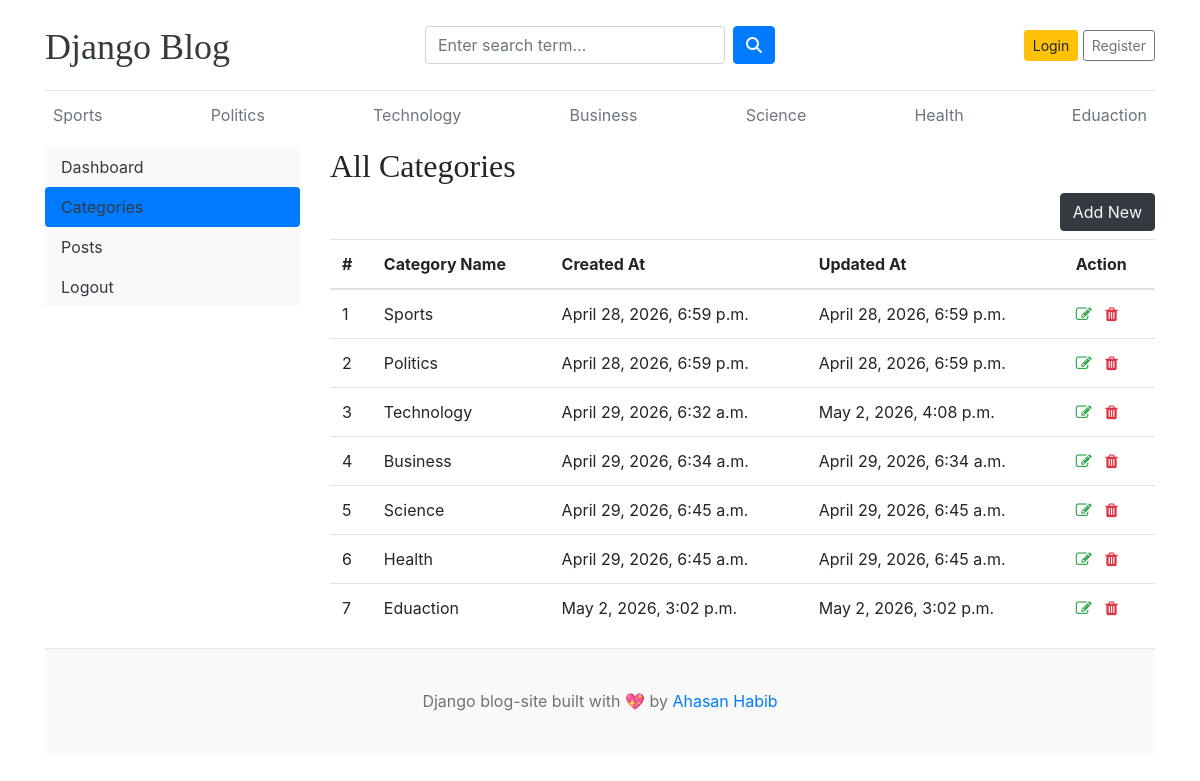
/dashboard/categories/, run on the app's committed database.
### blogs/models.py (models this page shows)
class Category(models.Model):
    category_name = models.CharField(max_length = 50, unique= True)
    created_at = models.DateTimeField(auto_now_add=True)
    updated_at = models.DateTimeField(auto_now=True)
    class Meta:
        verbose_name_plural = 'Categories'
    def __str__(self):
        return self.category_name

### dashboard/views.py (the view)
# urls.py: path('categories/', views.categories, name='categories'),
def categories(request):
    categories = Category.objects.all()
    context = {
        'categories': categories,
    }
    return render(request, 'dashboard/categories.html', context)

### blogs/context_processors.py (called while the page is built)
def get_categories(request):
    categories = Category.objects.all()
    return dict(categories=categories)

def social_links(request):
    return {'social_links': SocialLink.objects.all()}

### templates/dashboard/categories.html (shortened to what this page needs)
{% extends "base.html" %}
{% block  content %}
<div class="row">
   {% include 'dashboard/sidebar.html' %}
    <div class="col-md-9">
        <h2>All Categories</h2>
        <a href="{% url 'add_category'%}" class="btn btn-dark text-light float-right mb-2">Add New</a>
        <table class="table table-hover">
            <thead>
                <tr>
                    <th>#</th>
                    <th>Category Name</th>
                    <th>Created At</th>
                    <th>Updated At </th>
                    <th>Action</th>
                </tr>
            </thead>
            <tbody>
                {% for cat in categories %}
                <tr>
                    <td>{{ forloop.counter}}</td>
                    <td>{{ cat}}</td>
                    <td>{{cat.created_at}}</td>
                    <td>{{cat.updated_at}}</td>
                    <td>
                        <a href="{% url 'edit_category' cat.id%}" style="cursor: pointer;"><i class="fa fa-edit text-success"></i></a>
                        <a href="{% url 'delete_category' cat.id %}" style="cursor: pointer;"><i class="fa fa-trash text-danger"></i></a>
                </tr>
                {% endfor %}
            </tbody>
        </table>
    </div>
</div>
{% endblock  %}

### templates/base.html (shortened to what this page needs)
{% load static %}
<!DOCTYPE html>
<html lang="en">
<head>
    <link href="https://getbootstrap.com/docs/4.0/dist/css/bootstrap.min.css" rel="stylesheet">
    <link href="{% static "css/blog.css" %}" rel="stylesheet">
    <link rel="stylesheet" href="https://cdnjs.cloudflare.com/ajax/libs/font-awesome/6.5.0/css/all.min.css">
    <link rel="stylesheet" href="https://cdnjs.cloudflare.com/ajax/libs/font-awesome/4.7.0/css/font-awesome.min.css">
  </head>
<body>
    <div class="container">
      <header class="blog-header py-3">
        <div class="row flex-nowrap justify-content-between align-items-center">
          <div class="col-4 pt-1">
            <a class="blog-header-logo text-dark" href="/">Django Blog</a>
          </div>
          <div class="col-4">
            <form action="{% url 'search' %}" method="GET">
              <div class="d-flex">
                        <input class="form-control mr-2" type="text" name ="keyword" value ="{{ keyword }}" placeholder="Enter search term..." />
                        <button type="submit" class="btn btn-primary " type="button" >
                          <i class="fa-solid fa-magnifying-glass"></i>
                        </button>
                    </div>
            </form>
          </div>
          <div class="col-4 d-flex justify-content-end align-items-center">
            {% if not user.is_authenticated %}
            <a class="btn btn-sm btn-warning" href="{% url 'login' %}">Login</a> &nbsp;
            <a class="btn btn-sm btn-outline-secondary" href="{% url 'register' %}">Register</a>
            {% else %}
            <span><a href="{% url 'dashboard' %}">Dashboard</a></span>
            &emsp;
            <span><a href="{% url 'logout'%}">Logout</a></span>
            {% endif %}
          </div>
        </div>
      </header>
      <div class="nav-scroller py-1 mb-2">
        <nav class="nav d-flex justify-content-between">
          {%for cat in categories %}
          <a class="p-2 text-muted" href="{% url 'posts_by_category' cat.id %}">{{cat.category_name}}</a>
          {% endfor %}
        </nav>
      </div>
{% block content %}
{% endblock  %}
<footer class="blog-footer">
  <p>Django blog-site built with &#128150 by <a href="#">Ahasan Habib</a></p>
</footer>
</body>
</html>

### blog_main/static/css/blog.css (style rules this page uses)
.blog-header { border-bottom: 1px solid #e5e5e5; }
.blog-header-logo { font-family: "Playfair Display", Georgia, "Times New Roman", serif; font-size: 2.25rem; }
h1, h2, h3, h4, h5, h6 { font-family: "Playfair Display", Georgia, "Times New Roman", serif; }
.blog-footer { padding: 2.5rem 0; color: #727272; text-align: center; background-color: #f9f9f9; border-top: .05rem solid #e5e5e5; }
.blog-footer p:last-child { margin-bottom: 0; }

### data on the page
Category: category_name "Sports", created_at "April 28, 2026, 6:59 p.m.", updated_at "April 28, 2026, 6:59 p.m."
Category: category_name "Politics", created_at "April 28, 2026, 6:59 p.m.", updated_at "April 28, 2026, 6:59 p.m."
Category: category_name "Technology", created_at "April 29, 2026, 6:32 a.m.", updated_at "May 2, 2026, 4:08 p.m."
Category: category_name "Business", created_at "April 29, 2026, 6:34 a.m.", updated_at "April 29, 2026, 6:34 a.m."
Category: category_name "Science", created_at "April 29, 2026, 6:45 a.m.", updated_at "April 29, 2026, 6:45 a.m."
Category: category_name "Health", created_at "April 29, 2026, 6:45 a.m.", updated_at "April 29, 2026, 6:45 a.m."
Category: category_name "Eduaction", created_at "May 2, 2026, 3:02 p.m.", updated_at "May 2, 2026, 3:02 p.m."
